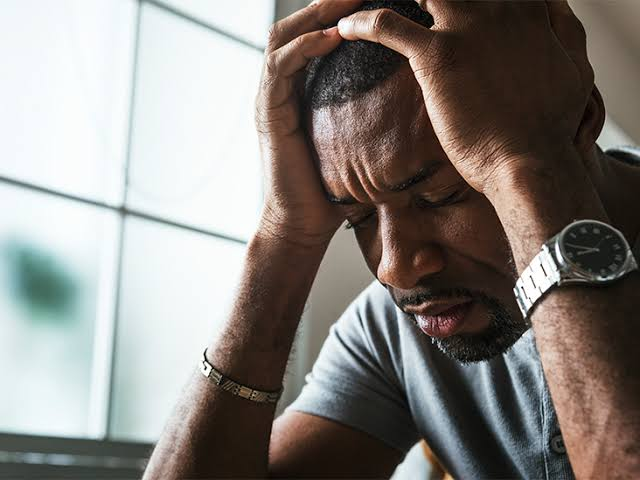
#> input picture OpenCv/Gallery/3.jpeg, 640 x 480 px, found by its file name
$ python img_face_eye.py
#> lines starting #> are read from the running program, lines starting #| are printed output that depends on the picture
import cv2

# Load the Haar cascades
face_cascade = cv2.CascadeClassifier(cv2.data.haarcascades+'haarcascade_frontalface_default.xml')
eyes_cascade = cv2.CascadeClassifier(cv2.data.haarcascades+'haarcascade_eye.xml')

# Define function that will do detection
def detect(gray, frame):
  """ Input = greyscale image or frame from video stream
      Output = Image with rectangle box in the face
  """
  # Now get the tuples that detect the faces using above cascade
  faces = face_cascade.detectMultiScale(gray, 1.128, 5)
  if faces == ():
    print("No faces detected")
  else:
    # faces are the tuples of 4 numbers
    # x,y => upperleft corner coordinates of face
    # width(w) of rectangle in the face
    # height(h) of rectangle in the face
    # grey means the input image to the detector
    # 1.3 is the kernel size or size of image reduced when applying the detection
    # 5 is the number of neighbors after which we accept that is a face

    # Now iterate over the faces and detect eyes
    for (x,y,w,h) in faces:
      cv2.rectangle(frame, (x,y), (x+w, y+h), (255,0,0), 2)
      # Arguements => image, top-left coordinates, bottomright coordinates, color, rectangle border thickness

      # we now need two region of interests(ROI) grey and color for eyes one to detect and another to draw rectangle
      roi_gray = gray[y:y+h, x:x+w]
      roi_color = frame[y:y+h, x:x+w]
      # Detect eyes now
      eyes = eyes_cascade.detectMultiScale(roi_gray, 1.2, 3)
      # Now draw rectangle over the eyes
      for (ex, ey, ew, eh) in eyes:
        cv2.rectangle(roi_color, (ex,ey), (ex+ew, ey+eh), (0, 255, 0), 2)

  return frame

# Capture video from webcam
# Run the infinite loop

# Read each frame
frame = cv2.imread('Gallery\\3.jpeg')
#> frame is the input picture: shape (480, 640, 3); mean B, G, R 126.4, 131.2, 136.4
# Convert frame to grey because cascading only works with greyscale image
gray = cv2.cvtColor(frame, cv2.COLOR_BGR2GRAY)
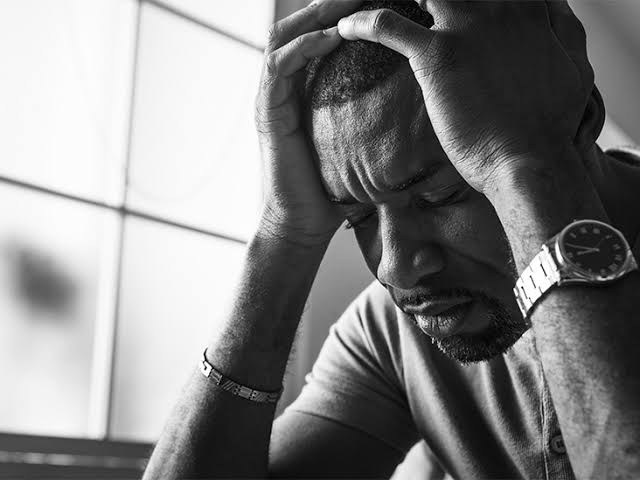
#> gray: shape (480, 640); min 0, max 255, mean 132.2
# Call the detect function with grey image and colored frame
canvas = detect(gray, frame)
#> in detect, `faces = face_cascade.detectMultiScale(gray, 1.128, 5)`: faces = [[393, 294, 57, 57]]
#> (the run stopped early here; a loop or call above may not have finished)

$ run again, with OpenCv/Gallery/2.jpeg copied over OpenCv/Gallery/3.jpeg
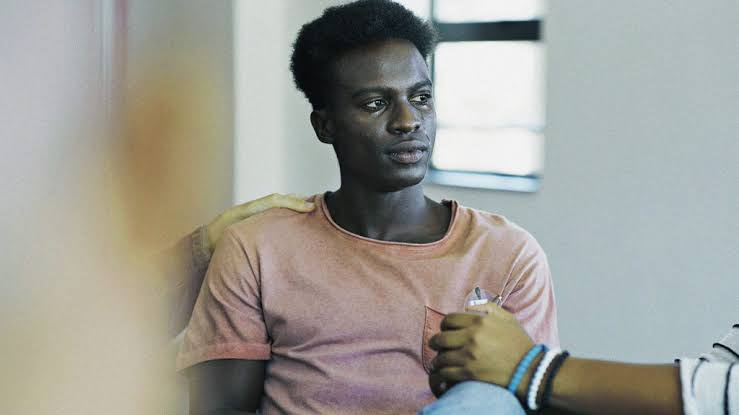
#> input picture OpenCv/Gallery/2.jpeg, 739 x 415 px, found by its file name
#> frame is the input picture: shape (415, 739, 3); mean B, G, R 150.8, 157.6, 158.3
#> `gray = cv2.cvtColor(frame, cv2.COLOR_BGR2GRAY)`:
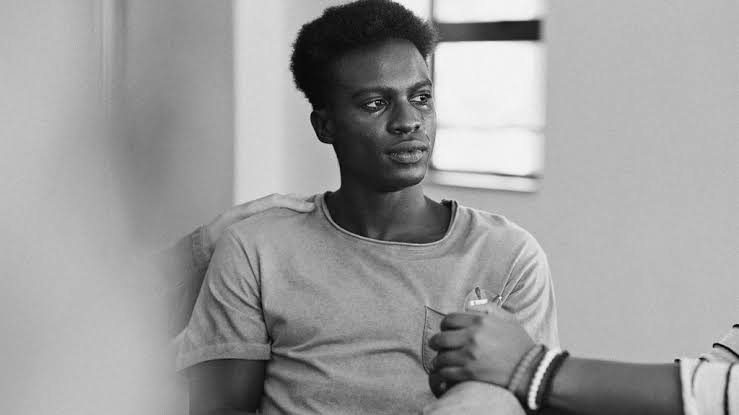
#> gray: shape (415, 739); min 0, max 251, mean 157.1
#> faces = [[345, 56, 109, 109]]

$ run again, with OpenCv/Gallery/1 .jpeg copied over OpenCv/Gallery/3.jpeg
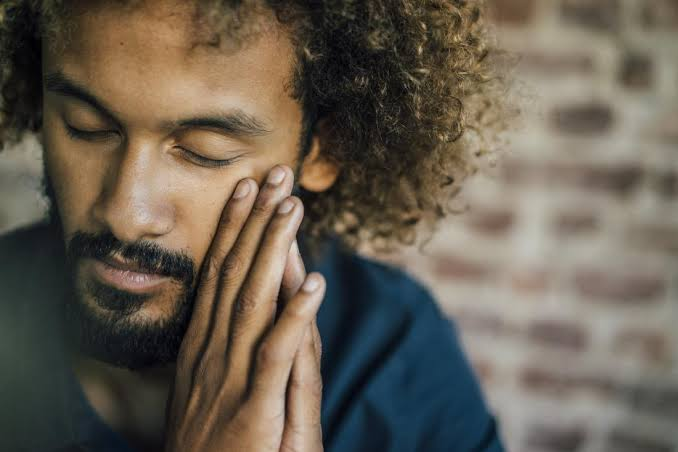
#> input picture OpenCv/Gallery/1 .jpeg, 678 x 452 px, found by its file name
#> frame is the input picture: shape (452, 678, 3); mean B, G, R 81.3, 94.4, 103.5
#> `gray = cv2.cvtColor(frame, cv2.COLOR_BGR2GRAY)`:
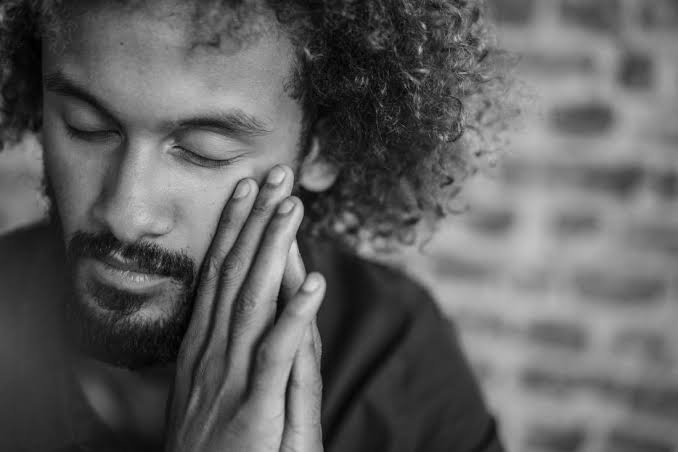
#> gray: shape (452, 678); min 0, max 220, mean 95.6
#> faces = ()

$ run again, with OpenCv/Gallery/1.png saved as OpenCv/Gallery/3.jpeg
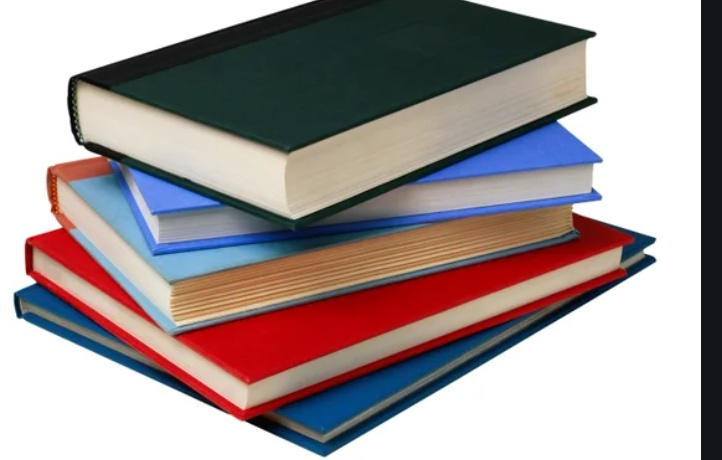
#> input picture OpenCv/Gallery/1.png, 722 x 460 px, found by its file name
#> frame is the input picture: shape (460, 722, 3); mean B, G, R 152.8, 152.2, 163.6
#> `gray = cv2.cvtColor(frame, cv2.COLOR_BGR2GRAY)`:
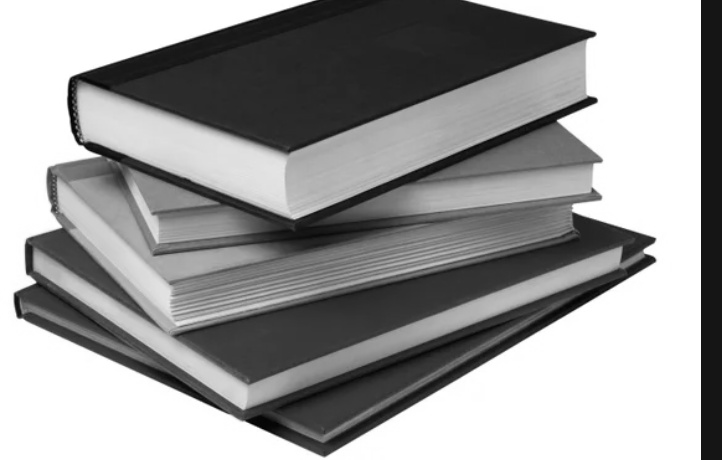
#> gray: shape (460, 722); min 0, max 255, mean 155.7
#> faces = ()
